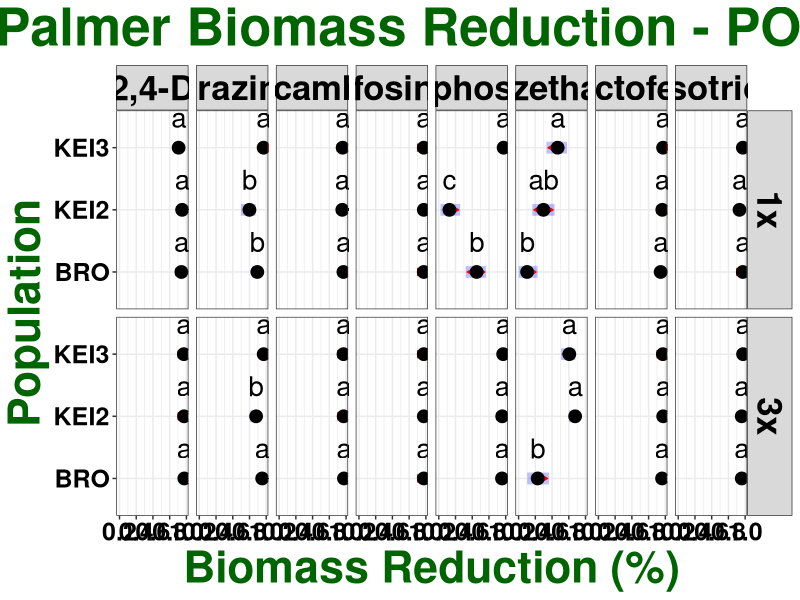

Generate this figure with R: (Note: this script raises an error after producing the figure.)
## ---- chunk 1

knitr::opts_chunk$set(echo = TRUE)
library(tidyverse)
library(ggplot2)
library(car)
library(emmeans)
library(multcompView)
library(glmmTMB)
library(ggpubr)

## ---- chunk 2

palmer <- read.csv("All POST_Reduction.csv")

str(palmer)

palmer$run <- as.factor(palmer$run)

palmer$pop <- as.factor(palmer$pop)

palmer$herb <- as.factor(palmer$herb)

palmer$rate <- as.factor(palmer$rate)

palmer$rep <- as.factor(palmer$rep)

str(palmer)

## ---- chunk 3

model <- glmmTMB(logit(bio_red) ~ pop * herb * rate + (1|run), data = palmer, family = "gaussian")

## ---- chunk 4

summary(model)

## ---- chunk 5

glmmTMB:::Anova.glmmTMB(model)

## ---- chunk 6

emm_pop_herb_rate <- emmeans(model, ~ pop|herb|rate, adjust = "tukey", type = "response", contr = "pairwise")

emm_pop_herb_rate

CLD_emm_pop_herb_rate <- if(requireNamespace("multcomp")) {
    multcomp::cld(emm_pop_herb_rate$emmeans, alpha = 0.05, Letters=letters, adjust="tukey", reversed = TRUE)}

CLD_emm_pop_herb_rate


## ---- chunk 7

plot(emm_pop_herb_rate, adjust = "tukey", comparisons = T, alpha = 0.05) + 
  geom_point(size = 4) +
  facet_grid(rate ~ herb, labeller = label_value) +
  geom_text(aes(label = c("a", "a", "a", "b", "b", "a", "a", "a", "a", "a", "a", "a", "b", "c", "a", "b", "ab", "a", "a", "a", "a", "a", "a", "a",
                          "a", "a", "a", "a", "b", "a", "a", "a", "a", "a", "a", "a", "a", "a", "a", "b", "a", "a", "a", "a", "a", "a", "a", "a")),
            vjust = -1, size = 7) +
  labs(title = "Palmer Biomass Reduction - POST", 
       x = "Biomass Reduction (%)", 
       y = "Population") + 
  theme_bw() + 
  theme (plot.title = element_text(face = "bold", hjust = 0.5, size = 38, colour = "darkgreen"), 
         axis.title = element_text(face = "bold", size = 32, colour = "darkgreen"), 
         axis.text = element_text(face = "bold", size = 18, colour = "black"),
         strip.text = element_text(face = "bold", size = 25, colour = "black")) +
  ggsave("LOGIT Tukey HSD_POPxHERBxRATE.jpeg", units="in", width=30, height=7, dpi=600)
